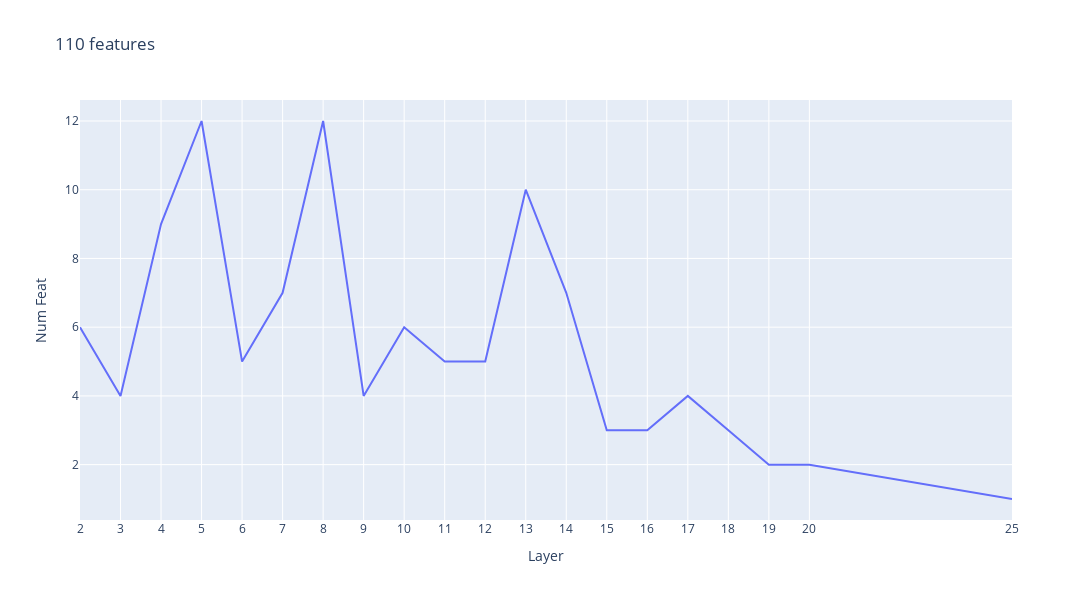

The notebook cell saved with this chart:
### Markdown cell above
Layer distribution of circuit

### Code cell
feat_len_per_layer = np.array([len(v[1]) for v in sorted(minimal_circuit.items(),key =lambda x: x[0])])
circuit_layers = np.array([v[0] for v in sorted(minimal_circuit.items(),key =lambda x: x[0])]).tolist()
print (f'total feats: {sum(feat_len_per_layer)}')

plot_line(feat_len_per_layer, xlabel="Layer", ylabel="Num Feat",title = f'{sum(feat_len_per_layer)} features',x_tick= circuit_layers)

### Figure 1 — Plotly figure (JSON) as saved in the notebook; plotly's stock layout.template omitted (floating-point values rounded to 4 significant figures)
{"data": [{"mode": "lines", "type": "scatter", "x": [2, 3, 4, 5, 6, 7, 8, 9, 10, 11, 12, 13, 14, 15, 16, 17, 18, 19, 20, 25], "y": [6, 4, 9, 12, 5, 7, 12, 4, 6, 5, 5, 10, 7, 3, 3, 4, 3, 2, 2, 1]}], "layout": {"height": 600, "title": {"text": "110 features"}, "width": 1200, "xaxis": {"tickmode": "array", "tickvals": [2, 3, 4, 5, 6, 7, 8, 9, 10, 11, 12, 13, 14, 15, 16, 17, 18, 19, 20, 25], "title": {"text": "Layer"}}, "yaxis": {"title": {"text": "Num Feat"}}}}
